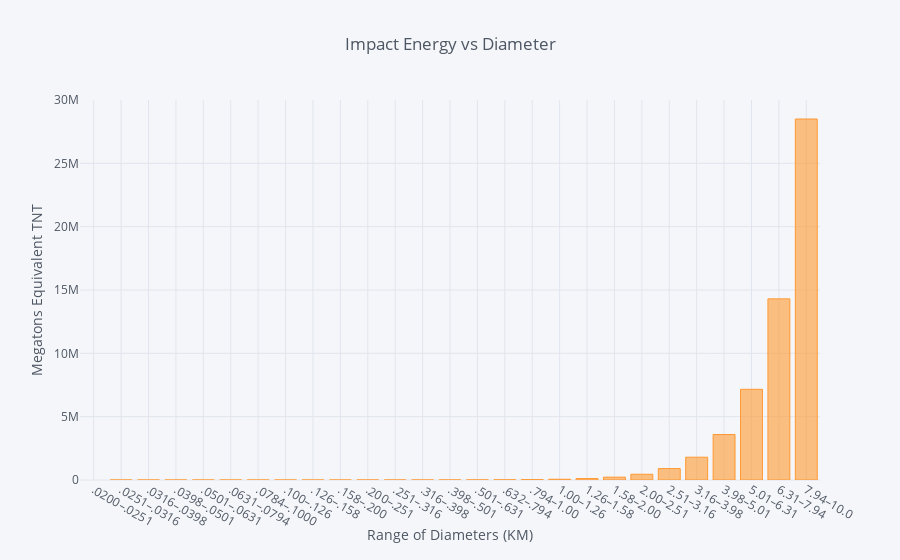

Notebook code for this chart:
### Markdown cell above
### Impact Energy vs Diameter

Let's make a plot of the impact energy by the diameter. The diameters are given in kilometers. Impact energy is in Megatons Equivalent of TNT. For comparison, the Little Boy bomb dropped on Hiroshima had 15 kilotons of TNT equivalent. The largest human bomb ever developed was about 100 Megatons. (See [this Wikipedia article](https://en.wikipedia.org/wiki/TNT_equivalent#Examples))

### Code cell
df.set_index('range_diameter')['impact_energy'].iplot(kind='bar', xTitle='Range of Diameters (KM)', 
                                                      yTitle='Megatons Equivalent TNT', 
                                                      title="Impact Energy vs Diameter")

### Figure 1 — Plotly figure (JSON) as saved in the notebook; plotly's stock layout.template omitted (floating-point values rounded to 4 significant figures)
{"data": [{"marker": {"color": "rgba(255, 153, 51, 0.6)", "line": {"color": "rgba(255, 153, 51, 1.0)", "width": 1}}, "name": "impact_energy", "orientation": "v", "text": "", "type": "bar", "uid": "10cd87e4-401a-4e36-b874-dd03b3859941", "x": [".0200–.0251", ".0251–.0316", ".0316–.0398", ".0398–.0501", ".0501–.0631", ".0631–.0794", ".0784–.1000", ".100–.126", ".126–.158", ".158–.200", ".200–.251", ".251–.316", ".316–.398", ".398–.501", ".501–.631", ".632–.794", ".794–1.00", "1.00–1.26", "1.26–1.58", "1.58–2.00", "2.00–2.51", "2.51–3.16", "3.16–3.98", "3.98–5.01", "5.01–6.31", "6.31–7.94", "7.94–10.0"], "y": ["4.523-01", "9.02e-01", "1.80e+00", "3.59e+00", "7.16e+00", "1.43e+01", "2.85e+01", "5.69e+01", "1.14e+02", "2.26e+02", "4.52e+02", "9.02e+02", "1.80e+03", "3.58e+03", "7.16e+03", "1.43e+04", "2.85e+04", "5.69e+04", "1.14e+05", "2.26e+05", "4.52e+05", "9.02e+05", "1.80e+06", "3.59e+06", "7.16e+06", "1.43e+07", "2.85e+07"]}], "layout": {"legend": {"bgcolor": "#F5F6F9", "font": {"color": "#4D5663"}}, "paper_bgcolor": "#F5F6F9", "plot_bgcolor": "#F5F6F9", "title": {"font": {"color": "#4D5663"}, "text": "Impact Energy vs Diameter"}, "xaxis": {"gridcolor": "#E1E5ED", "showgrid": true, "tickfont": {"color": "#4D5663"}, "title": {"font": {"color": "#4D5663"}, "text": "Range of Diameters (KM)"}, "zerolinecolor": "#E1E5ED"}, "yaxis": {"gridcolor": "#E1E5ED", "showgrid": true, "tickfont": {"color": "#4D5663"}, "title": {"font": {"color": "#4D5663"}, "text": "Megatons Equivalent TNT"}, "zerolinecolor": "#E1E5ED"}}}
